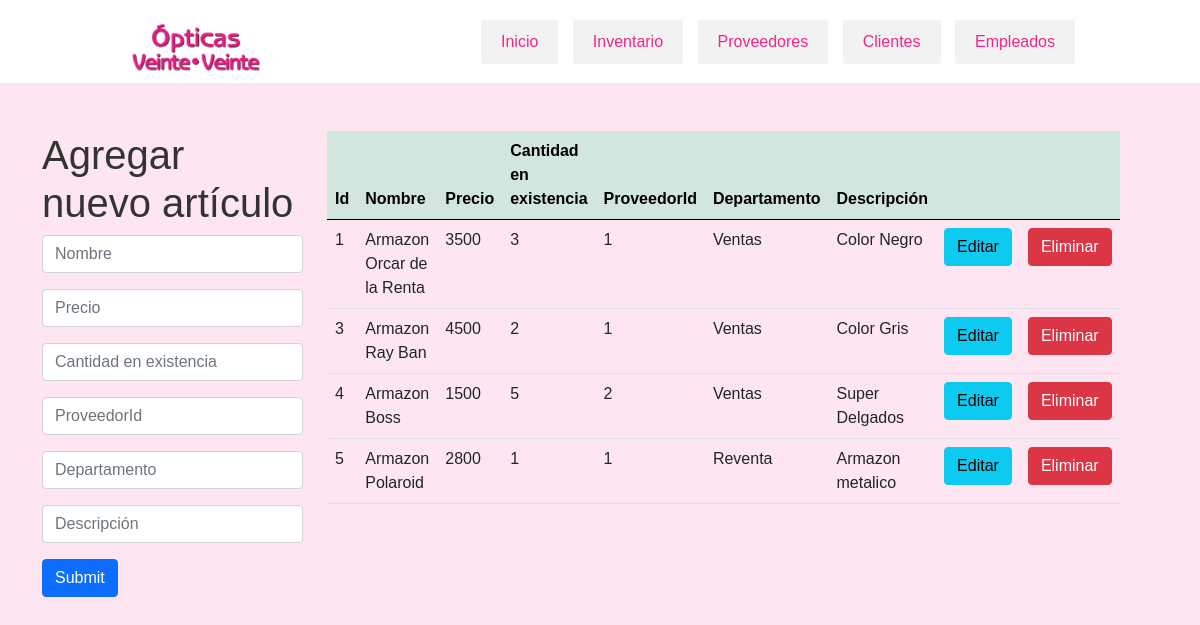
The app's page /inventario.php with its own data.
### tables this page shows
CREATE TABLE `inventario` (
  `Id` int(11) NOT NULL,
  `Nombre` varchar(50) NOT NULL,
  `Precio` decimal(10,0) NOT NULL,
  `Existencia` int(11) NOT NULL,
  `ProveedorId` int(11) NOT NULL,
  `Departamento` varchar(50) NOT NULL,
  `Descripcion` varchar(50) NOT NULL
);

### inventario.php (the view, shortened to what this page needs)
<?php include ('header.php');?>
<?php
    $con = conectar();
    $sql = "SELECT * FROM Inventario";
    $query = mysqli_query($con, $sql);
?>
<!DOCTYPE html>
<html lang="en">
    <head>
	</head>
    <body>
            <div class="container mt-5">
                    <div class="row">
                        <div class="col-md-3">
                            <h1>Agregar nuevo artículo</h1>
                                <form action="./crudInventario/insert.php" method="POST">
                                    <input type="text" class="form-control mb-3" name="nombre" placeholder="Nombre">
                                    <input type="text" class="form-control mb-3" name="precio" placeholder="Precio">
                                    <input type="text" class="form-control mb-3" name="existencia" placeholder="Cantidad en existencia">
                                    <input type="text" class="form-control mb-3" name="proveedorId" placeholder="ProveedorId">
                                    <input type="text" class="form-control mb-3" name="departamento" placeholder="Departamento">
                                    <input type="text" class="form-control mb-3" name="descripcion" placeholder="Descripción">
                                    <input type="submit" class="btn btn-primary">
                                </form>
                        </div>
                        <div class="col-md-8">
                            <table class="table" >
                                <thead class="table-success table-striped" >
                                    <tr>
                                        <th>Id</th>
                                        <th>Nombre</th>
                                        <th>Precio</th>
                                        <th>Cantidad en existencia</th>
                                        <th>ProveedorId</th>
                                        <th>Departamento</th>
                                        <th>Descripción</th>
                                        <th></th>
                                        <th></th>
                                    </tr>
                                </thead>
                                <tbody>
                                        <?php
                                            while($row = mysqli_fetch_array($query)){
                                        ?>
                                            <tr>
                                                <td><?php  echo $row['Id']?></td>
                                                <td><?php  echo $row['Nombre']?></td>
                                                <td><?php  echo $row['Precio']?></td>
                                                <td><?php  echo $row['Existencia']?></td>
                                                <td><?php  echo $row['ProveedorId']?></td>
                                                <td><?php  echo $row['Departamento']?></td>
                                                <td><?php  echo $row['Descripcion']?></td>
                                                <td><a href="./actualizarInventario.php?id=<?php echo $row['Id'] ?>" class="btn btn-info">Editar</a></td>
                                                <td><a href="./crudInventario/delete.php?id=<?php echo $row['Id'] ?>" class="btn btn-danger">Eliminar</a></td>
                                            </tr>
                                        <?php
                                            }
                                        ?>
                                </tbody>
                            </table>
                        </div>
                    </div>
            </div>
    </body>
</html>

### estilos.css (style rules this page uses)
* { -webkit-box-sizing: border-box; -moz-box-sizing: border-box; box-sizing: border-box; margin: 0px; padding: 0px; }
body { background: rgb(253, 230, 241); color: #333; font-family: Arial, helvetica, sans-serif; }
a { text-decoration: none; color: #f22786; }

### records on screen
inventario: Id "1", Nombre "Armazon Orcar de la Renta", Precio "3500", Existencia "3", ProveedorId "1", Departamento "Ventas", Descripcion "Color Negro"
inventario: Id "3", Nombre "Armazon Ray Ban", Precio "4500", Existencia "2", ProveedorId "1", Departamento "Ventas", Descripcion "Color Gris"
inventario: Id "4", Nombre "Armazon Boss", Precio "1500", Existencia "5", ProveedorId "2", Departamento "Ventas", Descripcion "Super Delgados"
inventario: Id "5", Nombre "Armazon Polaroid", Precio "2800", Existencia "1", ProveedorId "1", Departamento "Reventa", Descripcion "Armazon metalico"
